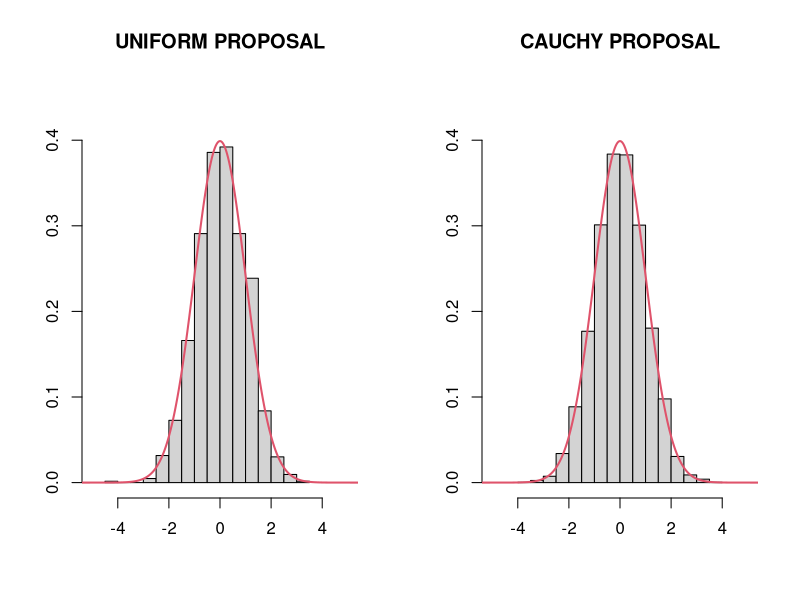
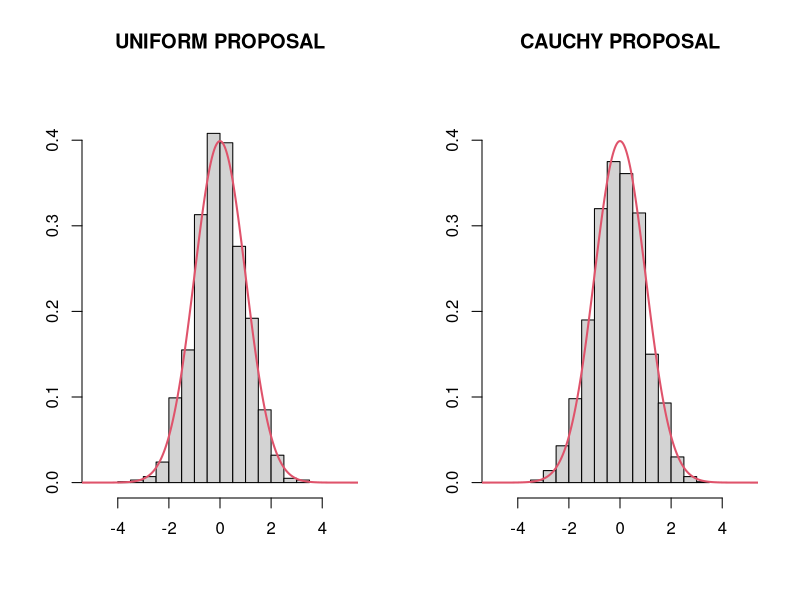

Here is the R script that generated these plots, in order:
################################################################################
#
#  Rejection method & Sampling importance resampling (SIR) 
#
################################################################################
#
# HEDIBERT FREITAS LOPES
# Associate Professor of Econometrics and Statistics
# The University of Chicago Booth School of Business
# 5807 South Woodlawn Avenue
# Chicago, Illinois, 60637
# Email : hlopes@ChicagoBooth.edu
# URL: http://faculty.chicagobooth.edu/hedibert.lopes
#
################################################################################
xxx = seq(-6,6,length=1000)

# Rejection methods: Uniform proposal
par(mfrow=c(1,2))
set.seed(1231354)
Au     = 7.89
N      = 10000
draw1  = runif(N,-10,10)
accept = dnorm(draw1)/(Au*0.05)
u      = runif(N)
draws1 = draw1[u<accept]
hist(draws1,xlab="",ylab="",main="UNIFORM PROPOSAL",prob=TRUE,ylim=c(0,0.45),xlim=c(-5,5))
lines(xxx,dnorm(xxx),col=2,lwd=2)
length(draws1)/length(draw1)

# Rejection methods: Cauchy proposal
set.seed(1231354)
Ac     = 1.53
N      = 10000
draw1  = rt(N,1)
accept = dnorm(draw1)/(Ac*dt(draw1,1))
u      = runif(N)
draws1 = draw1[u<accept]
hist(draws1,xlab="",ylab="",main="CAUCHY PROPOSAL",prob=TRUE,ylim=c(0,0.45),xlim=c(-5,5))
lines(xxx,dnorm(xxx),col=2,lwd=2)
length(draws1)/length(draw1)


# SIR: Uniform proposal
N      = 10000
m      = 2000
par(mfrow=c(1,2))
set.seed(1231354)
draw1  = runif(N,-10,10)
w      = dnorm(draw1)/0.05
ind    = sample(1:N,size=m,replace=TRUE,prob=w)
draws1 = draw1[ind]
par(mfrow=c(1,2))
hist(draws1,xlab="",ylab="",main="UNIFORM PROPOSAL",prob=TRUE,ylim=c(0,0.45),xlim=c(-5,5))
lines(xxx,dnorm(xxx),col=2,lwd=2)
length(unique(draws1))/m

# SIR: Cauchy proposal
set.seed(1231354)
draw1  = rt(N,1)
w      = dnorm(draw1)/dt(draw1,1)
ind    = sample(1:N,size=m,replace=TRUE,prob=w)
draws1 = draw1[ind]
hist(draws1,xlab="",ylab="",main="CAUCHY PROPOSAL",prob=TRUE,ylim=c(0,0.45),xlim=c(-5,5))
lines(xxx,dnorm(xxx),col=2,lwd=2)
length(unique(draws1))/m




